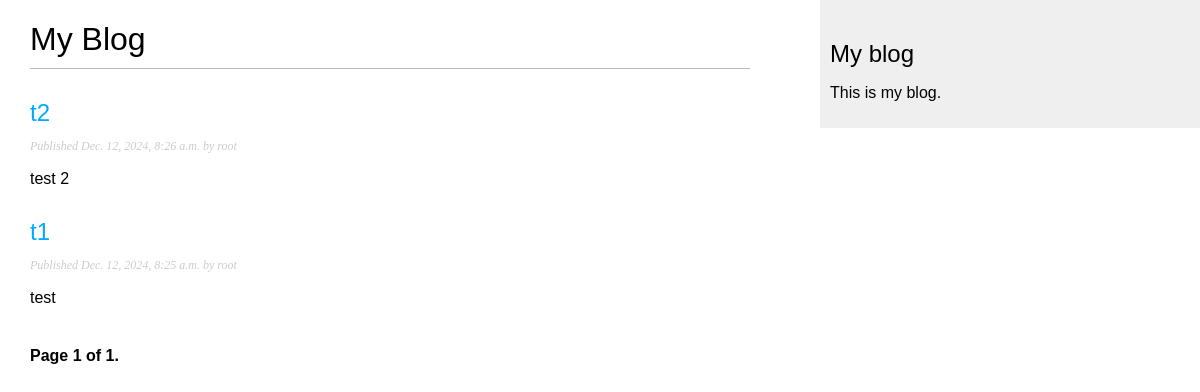
The page /blog/ on the database as committed earlier.
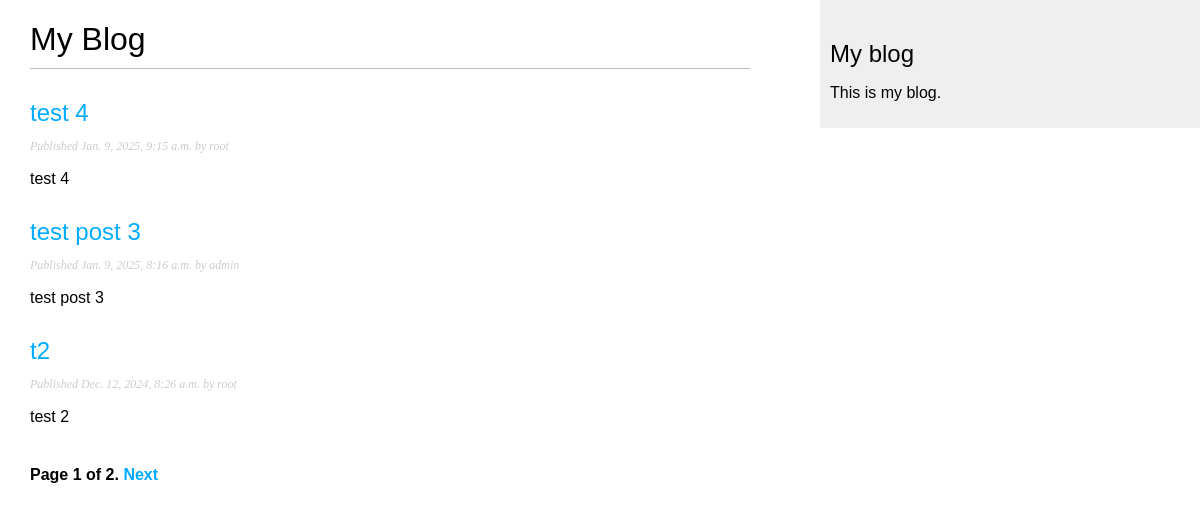
The same page on the database as committed later.
### blog/models.py (models this page shows, shortened)
class Post(models.Model):
    class Status(models.TextChoices):
        DRAFT = 'DF', 'Draft'
        PUBLISHED = 'PB', 'Published'
    title = models.CharField(max_length=250)
    slug = models.SlugField(max_length=250,unique_for_date= 'publish') #uniq_for_data делает уникальным подате
    author = models.ForeignKey(User,
                               on_delete = models.CASCADE,
                               related_name='blog_posts')
    body = models.TextField()
    publish = models.DateTimeField(default=timezone.now)
    created = models.DateTimeField(auto_now_add=True)
    updated = models.DateTimeField(auto_now=True)
    status = models.CharField(max_length=2,
                              choices=Status.choices,
                              default=Status.DRAFT)
    objects = models.Manager()
    published = PublishedManager()
    class Meta:
        ordering = ['-publish']
        indexes = [models.Index(fields=['-publish']),]
    def get_absolute_url(self):
        return  reverse('blog:post_detail', args=[
                                                  self.publish.year,
                                                  self.publish.month,
                                                  self.publish.day,
                                                  self.slug])

### blog/views.py (the view)
# urls.py: path('',views.PostListView.as_view(), name='post_list'),
class PostListView(ListView):
    queryset = Post.published.all()
    context_object_name = 'posts'
    paginate_by =  3
    template_name = 'blog/post/list.html'

### blog/templates/blog/post/list.html (shortened to what this page needs)
{% extends "blog/base.html" %}
{% block content %}
  <h1>My Blog</h1>
  {% for post in posts %}
    <h2>
      <a href="{{post.get_absolute_url}}">
        {{ post.title }}
      </a>
    </h2>
    <p class="date">
      Published {{ post.publish }} by {{ post.author }}
    </p>
    {{ post.body|truncatewords:30|linebreaks }}
  {% endfor %}
  {% include "pagination.html" with page=page_obj %}
{% endblock %}

Rows that differ between the two databases and show on the page:
no longer on this page (row unchanged): Post: title "t1", publish "Dec. 12, 2024, 8:25 a.m.", author "root", body "test"
added Post: title "test 4", publish "Jan. 9, 2025, 9:15 a.m.", author "root", body "test 4"
added Post: title "test post 3", publish "Jan. 9, 2025, 8:16 a.m.", author "admin", body "test post 3"
Other text that changed with them:
{{ page.paginator.num_pages }}: "1" → "2"
text now shown: "Next"
